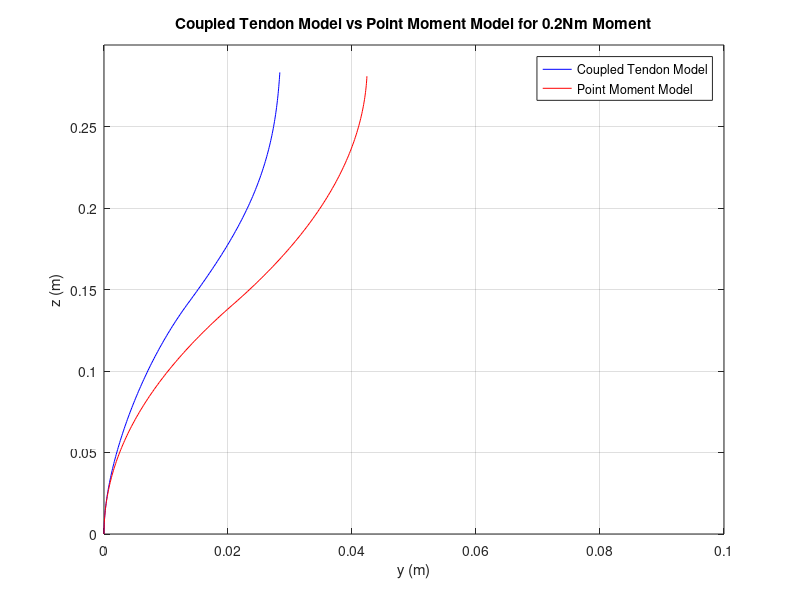

Source code (MATLAB):
%Results Plot
clear variables
clear global
close all
clc 

data = load('Tendon_M0.2.mat');
pb_tendon = data.pb;

data2 = load('PointMoment_M0.2.mat');
pb_moment = data2.pb;

plot(pb_tendon(:,2),pb_tendon(:,3),'b',pb_moment(:,2),pb_moment(:,3),'r');


%Graph labels
xlabel('y (m)');
ylabel('z (m)');
grid on
axis([0,0.1,0,0.3]);

title('Coupled Tendon Model vs Point Moment Model for 0.2Nm Moment');
legend('Coupled Tendon Model','Point Moment Model');